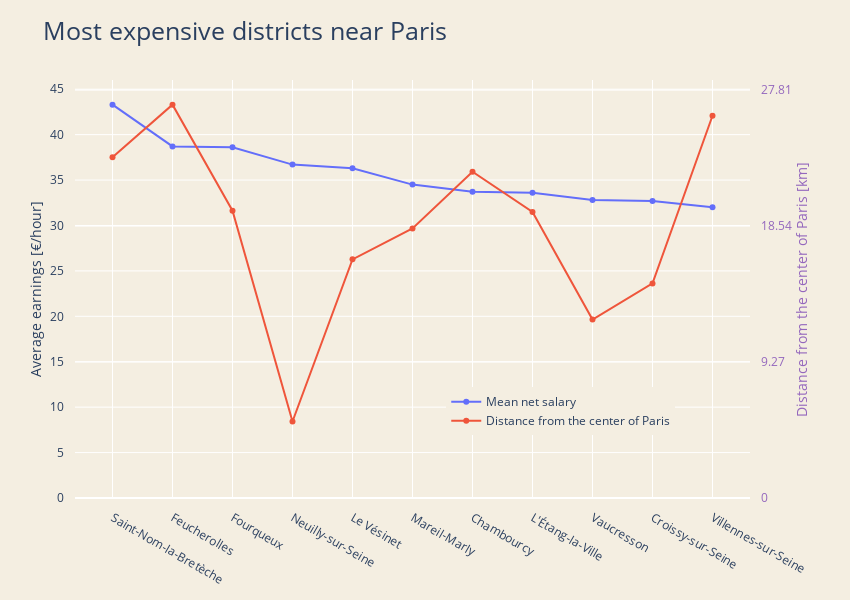

Write notebook code for a chart like this one.
### Code cell
trace1 = go.Scatter(
    x = top_locations["LIBGEO"].values,
    y = top_locations["SNHM14"].values,
    name='Mean net salary',
    mode = 'lines+markers',
)

trace2 = go.Scatter(
    x = top_locations["LIBGEO"].values,
    y = top_locations["distance"].values,
    name='Distance from the center of Paris',
    mode = 'lines+markers',
    yaxis='y2'
)

data = [trace1, trace2]

layout = go.Layout(
    title = 'Most expensive districts near Paris',
    titlefont=dict(size=25),
    width=850,
    height=600,
    margin=go.layout.Margin(
        l=75,
        r=100,
        b=100,
        t=80,
        pad=10
    ),
    paper_bgcolor='rgb(244, 238, 225)',
    plot_bgcolor='rgb(244, 238, 225)',
    yaxis = dict(
        title= 'Average earnings [€/hour]',
        anchor = 'x',
        rangemode='tozero'
    ),
     yaxis2=dict(
        title='Distance from the center of Paris [km]',
        titlefont=dict(
            color='rgb(148, 103, 189)'
        ),
        tickfont=dict(
            color='rgb(148, 103, 189)'
        ),
        overlaying='y',
        side='right',
        anchor = 'x',
        rangemode = 'tozero',
        dtick = 9.27
    ),
    #legend=dict(x=-.1, y=1.2)
    legend=dict(x=0.55, y=0.15)
)

fig = go.Figure(data=data, layout=layout)
py.iplot(fig)

### Figure 1 — Plotly figure (JSON) as saved in the notebook; plotly's stock layout.template omitted (floating-point values rounded to 4 significant figures)
{"data": [{"mode": "lines+markers", "name": "Mean net salary", "x": ["Saint-Nom-la-Bretèche", "Feucherolles", "Fourqueux", "Neuilly-sur-Seine", "Le Vésinet", "Mareil-Marly", "Chambourcy", "L'Étang-la-Ville", "Vaucresson", "Croissy-sur-Seine", "Villennes-sur-Seine"], "y": [43.3, 38.7, 38.6, 36.7, 36.3, 34.5, 33.7, 33.6, 32.8, 32.7, 32.0], "type": "scatter"}, {"mode": "lines+markers", "name": "Distance from the center of Paris", "x": ["Saint-Nom-la-Bretèche", "Feucherolles", "Fourqueux", "Neuilly-sur-Seine", "Le Vésinet", "Mareil-Marly", "Chambourcy", "L'Étang-la-Ville", "Vaucresson", "Croissy-sur-Seine", "Villennes-sur-Seine"], "y": [23.24, 26.82, 19.59, 5.216, 16.27, 18.38, 22.25, 19.51, 12.16, 14.63, 26.06], "yaxis": "y2", "type": "scatter"}], "layout": {"height": 600, "legend": {"x": 0.55, "y": 0.15}, "margin": {"b": 100, "l": 75, "pad": 10, "r": 100, "t": 80}, "paper_bgcolor": "rgb(244, 238, 225)", "plot_bgcolor": "rgb(244, 238, 225)", "title": {"font": {"size": 25}, "text": "Most expensive districts near Paris"}, "width": 850, "yaxis": {"anchor": "x", "rangemode": "tozero", "title": {"text": "Average earnings [€/hour]"}}, "yaxis2": {"anchor": "x", "dtick": 9.27, "overlaying": "y", "rangemode": "tozero", "side": "right", "tickfont": {"color": "rgb(148, 103, 189)"}, "title": {"font": {"color": "rgb(148, 103, 189)"}, "text": "Distance from the center of Paris [km]"}}}}
